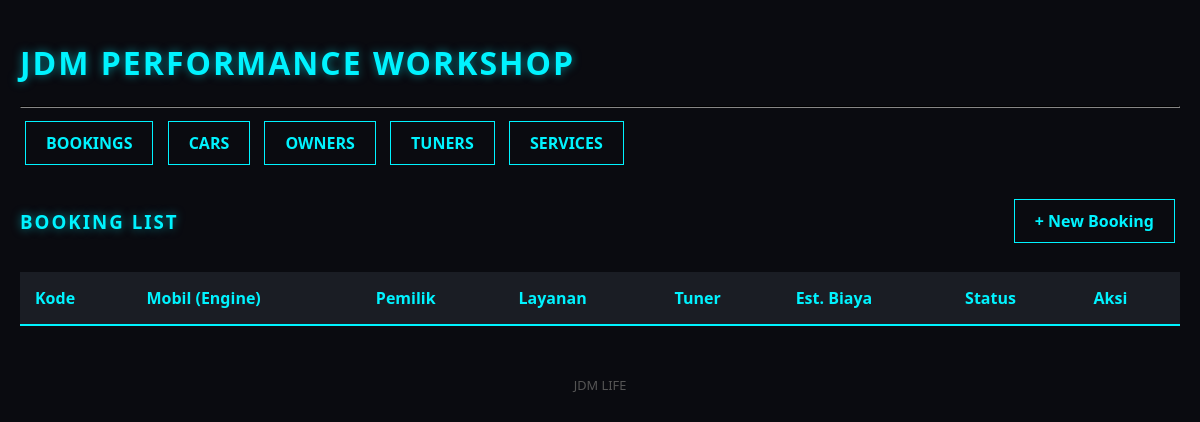
Before: / with the older database file.
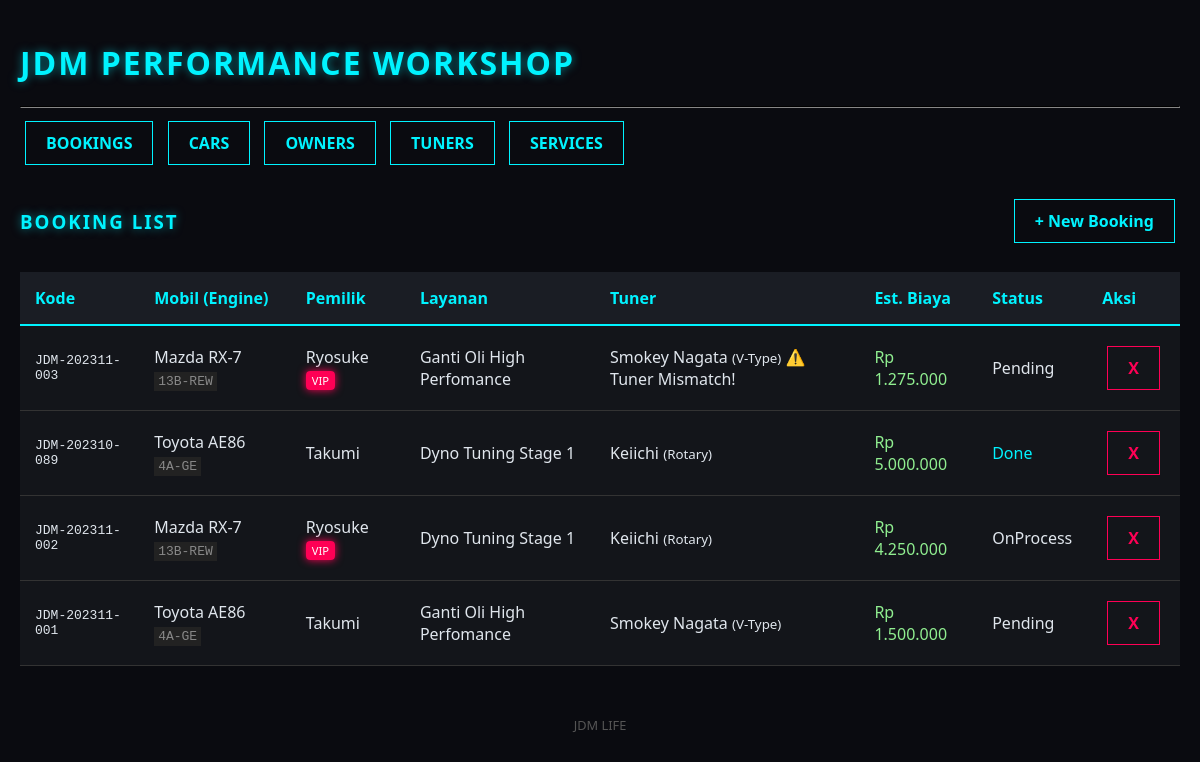
After: the same page with the newer database file.
### tables this page shows
CREATE TABLE `bookings` (
  `id` int(11) NOT NULL,
  `kode_booking` varchar(20) NOT NULL,
  `id_car` int(11) NOT NULL,
  `id_service` int(11) NOT NULL,
  `id_mechanic` int(11) NOT NULL,
  `tanggal` date NOT NULL,
  `status` enum('Pending','OnProcess','Done') DEFAULT 'Pending'
);

CREATE TABLE `cars` (
  `id` int(11) NOT NULL,
  `id_owner` int(11) NOT NULL,
  `model` varchar(100) NOT NULL,
  `kode_mesin` varchar(50) NOT NULL
);

CREATE TABLE `owners` (
  `id` int(11) NOT NULL,
  `nama_owner` varchar(100) NOT NULL,
  `kontak` varchar(50) NOT NULL,
  `membership_status` enum('Reguler','JDM_VIP') DEFAULT 'Reguler'
);

CREATE TABLE `services` (
  `id` int(11) NOT NULL,
  `nama_layanan` varchar(100) NOT NULL,
  `jenis` enum('Service','Dyno Tuning') NOT NULL,
  `harga` decimal(10,2) NOT NULL
);

CREATE TABLE `mechanics` (
  `id` int(11) NOT NULL,
  `nama_tuner` varchar(100) NOT NULL,
  `spesialisasi` enum('Rotary','Inline-6','Boxer','V-Type') NOT NULL,
  `status` enum('Available','Busy') DEFAULT 'Available'
);

### config/Database.php (called while the page is built, shortened)
<?php
class Database {
    protected $host = "localhost";
    protected $user = "root";
    protected $password = "";
    protected $db_name = "jdm_workshop";
    protected $conn;
    public function __construct() {
        $this->conn = new mysqli($this->host, $this->user, $this->password, $this->db_name);
    }
    public function execute($query) {
        return $this->conn->query($query);
    }
}
?>

### models/BookingModel.php (called while the page is built, shortened)
<?php
include_once 'config/Database.php';
class BookingModel extends Database {
    public function getAllBookings() {
        $query = "SELECT b.*, c.model, c.kode_mesin, o.nama_owner, o.membership_status,
                         s.nama_layanan, s.harga, s.jenis, m.nama_tuner, m.spesialisasi
                  FROM bookings b
                  JOIN cars c ON b.id_car = c.id
                  JOIN owners o ON c.id_owner = o.id
                  JOIN services s ON b.id_service = s.id
                  JOIN mechanics m ON b.id_mechanic = m.id
                  ORDER BY b.id DESC";
        return $this->execute($query);
    }
}
?>

### views/bookings/list.php (the view)
<?php include 'views/templates/header.php'; ?>
<div style="display: flex; justify-content: space-between; align-items: center;">
    <h3>Booking List</h3>
    <a href="index.php?page=booking_add" class="btn">+ New Booking</a>
</div>
<table>
    <thead>
        <tr>
            <th>Kode</th>
            <th>Mobil (Engine)</th>
            <th>Pemilik</th>
            <th>Layanan</th>
            <th>Tuner</th>
            <th>Est. Biaya</th>
            <th>Status</th>
            <th>Aksi</th>
        </tr>
    </thead>
    <tbody>
        <?php foreach ($viewModel->dataList as $data): ?>
        <tr>
            <td style="font-family: monospace;"><?= $data->kode ?></td>
            <td><?= $data->mobil ?></td>
            <td><?= $data->owner ?></td>
            <td><?= $data->layanan ?></td>
            <td><?= $data->tuner ?></td>
            <td style="color: lightgreen;"><?= $data->biaya ?></td>
            <td>
                <span style="color: var(--<?= ($data->statusColor == 'success') ? 'neon-blue' : 'text-main' ?>)">
                    <?= $data->status ?>
                </span>
            </td>
            <td>
                <a href="index.php?page=booking_delete&id=<?= $data->id ?>" class="btn btn-danger" onclick="return confirm('Cancel booking?')">X</a>
            </td>
        </tr>
        <?php endforeach; ?>
    </tbody>
</table>
<?php include 'views/templates/footer.php'; ?>

### viewmodels/BookingViewModel.php (shortened to what this page needs)
<?php
include_once 'models/BookingModel.php';
class BookingViewModel {
    private $model;
    public function __construct() {
        $this->model = new BookingModel();
    }
    public function viewData() {
        $result = $this->model->getAllBookings();
        while ($row = $result->fetch_assoc()) {
            $finalPrice = $row['harga'];
            $isVip = false;
            if ($row['membership_status'] == 'JDM_VIP') {
                $finalPrice = $row['harga'] * 0.85;
                $isVip = true;
            }
            $warningNote = "";
            if (strpos($row['kode_mesin'], '13B') !== false && $row['spesialisasi'] != 'Rotary') {
                $warningNote = "⚠️ Tuner Mismatch!";
            }
            $obj = new stdClass();
            $obj->id = $row['id'];
            $obj->kode = $row['kode_booking'];
            $obj->mobil = $row['model'] . " <span class='engine-badge'>".$row['kode_mesin']."</span>";
            $obj->owner = $row['nama_owner'] . ($isVip ? " <span class='badge-vip'>VIP</span>" : "");
            $obj->layanan = $row['nama_layanan'];
            $obj->tuner = $row['nama_tuner'] . " <small>(".$row['spesialisasi'].")</small> " . $warningNote;
            $obj->status = $row['status'];
            $obj->statusColor = match($row['status']) {
                'Pending' => 'warning',
                'OnProcess' => 'info',
                'Done' => 'success',
            };
            $obj->biaya = "Rp " . number_format($finalPrice, 0, ',', '.');
        }
    }
}
?>

Changed rows visible on the page:
added bookings: kode_booking "JDM-202311-003", shows "VIP", id_service.nama_layanan "Ganti Oli High Perfomance", id_service.harga "Rp 1.275.000", status "Pending"
now on this page (row unchanged): cars: model "Mazda RX-7", kode_mesin "13B-REW", kode_mesin.spesialisasi "⚠️ Tuner Mismatch!"
now on this page (row unchanged): owners: nama_owner "Ryosuke"
now on this page (row unchanged): mechanics: nama_tuner "Smokey Nagata", spesialisasi "V-Type"
added bookings: kode_booking "JDM-202310-089", id_service.nama_layanan "Dyno Tuning Stage 1", id_service.harga "Rp 5.000.000", status "Done"
now on this page (row unchanged): cars: model "Toyota AE86", kode_mesin "4A-GE"
now on this page (row unchanged): owners: nama_owner "Takumi"
now on this page (row unchanged): mechanics: nama_tuner "Keiichi", spesialisasi "Rotary"
added bookings: kode_booking "JDM-202311-002", shows "VIP", id_service.nama_layanan "Dyno Tuning Stage 1", id_service.harga "Rp 4.250.000", status "OnProcess"
added bookings: kode_booking "JDM-202311-001", id_service.nama_layanan "Ganti Oli High Perfomance", id_service.harga "Rp 1.500.000", status "Pending"
